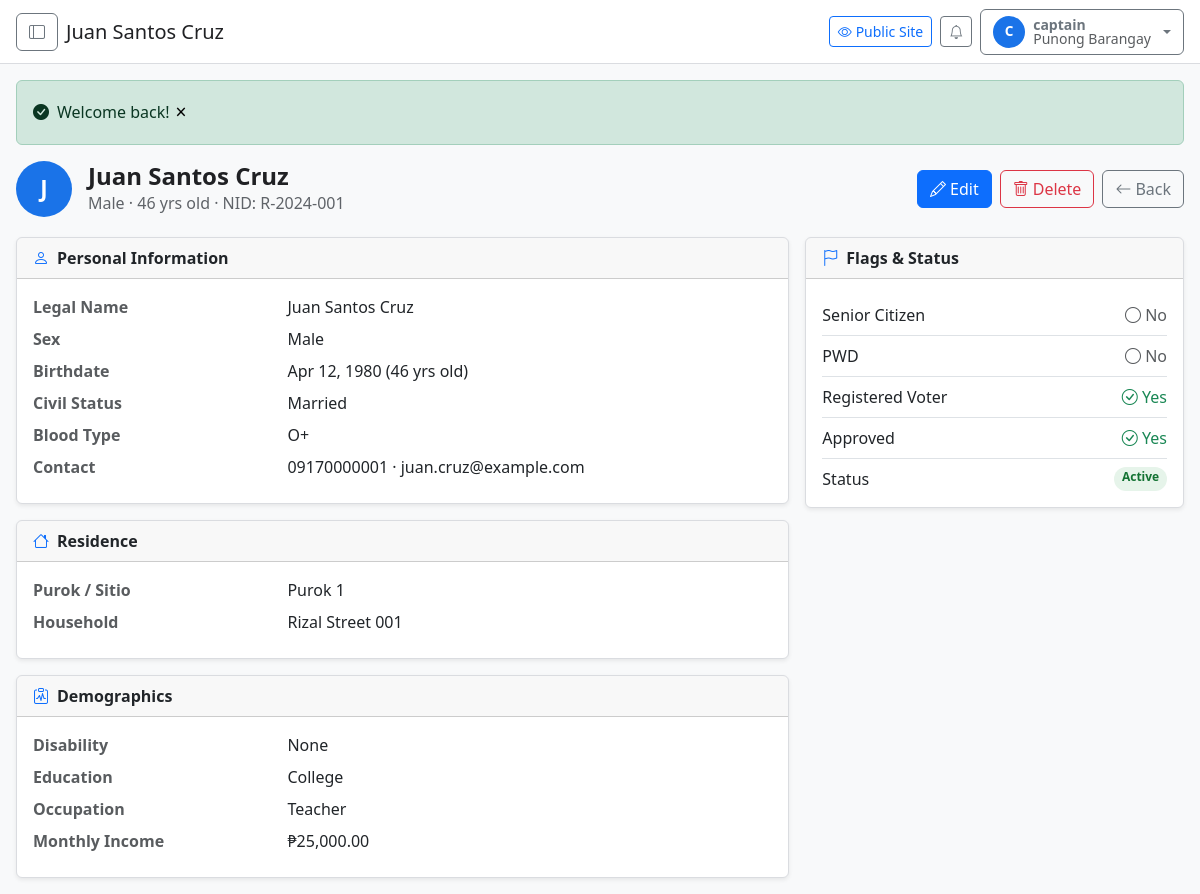
The app's page /admin/residents/1 (signed in) with its own data.
### tables this page shows
CREATE TABLE `users` (
  `id` INT UNSIGNED NOT NULL AUTO_INCREMENT,
  `username` VARCHAR(50) NOT NULL,
  `email` VARCHAR(150) NOT NULL,
  `password_hash` VARCHAR(255) NOT NULL,
  `first_name` VARCHAR(100) NULL DEFAULT NULL,
  `last_name` VARCHAR(100) NULL DEFAULT NULL,
  `role` ENUM('captain','kagawad','secretary','treasurer','bhw','tanod','census','sk_chair','resident') NOT NULL DEFAULT 'resident',
  `status` ENUM('active','inactive','suspended') NOT NULL DEFAULT 'active',
  `email_verified_at` TIMESTAMP NULL DEFAULT NULL,
  `last_login_at` TIMESTAMP NULL DEFAULT NULL,
  `remember_token` VARCHAR(100) NULL DEFAULT NULL,
  `created_at` TIMESTAMP NOT NULL DEFAULT CURRENT_TIMESTAMP,
  `updated_at` TIMESTAMP NOT NULL DEFAULT CURRENT_TIMESTAMP ON UPDATE CURRENT_TIMESTAMP,
  `deleted_at` TIMESTAMP NULL DEFAULT NULL,
  PRIMARY KEY (`id`),
  UNIQUE KEY `uk_users_username` (`username`),
  UNIQUE KEY `uk_users_email` (`email`),
  INDEX `idx_users_role` (`role`),
  INDEX `idx_users_status` (`status`)
);

CREATE TABLE `residents` (
  `id` INT UNSIGNED NOT NULL AUTO_INCREMENT,
  `household_id` INT UNSIGNED NULL,
  `purok_id` INT UNSIGNED NULL,
  `national_id` VARCHAR(30) NULL,
  `first_name` VARCHAR(100) NOT NULL,
  `middle_name` VARCHAR(100) NULL,
  `last_name` VARCHAR(100) NOT NULL,
  `suffix` VARCHAR(10) NULL,
  `sex` ENUM('male','female') NOT NULL,
  `birthdate` DATE NOT NULL,
  `civil_status` ENUM('single','married','widowed','separated','divorced') NOT NULL DEFAULT 'single',
  `blood_type` VARCHAR(5) NULL,
  `disability_type` ENUM('none','visual','hearing','motor','speech','intellectual','psychosocial','multiple') NOT NULL DEFAULT 'none',
  `is_pwd` TINYINT(1) NOT NULL DEFAULT 0,
  `is_senior` TINYINT(1) NOT NULL DEFAULT 0,
  `is_voter` TINYINT(1) NOT NULL DEFAULT 0,
  `educational_attainment` ENUM('none','elementary','high_school','vocational','college','post_graduate') NULL,
  `occupation` VARCHAR(100) NULL,
  `monthly_income` DECIMAL(12,2) NULL,
  `phone` VARCHAR(20) NULL,
  `email` VARCHAR(150) NULL,
  `photo` VARCHAR(255) NULL,
  `status` ENUM('active','deceased','moved_out','inactive') NOT NULL DEFAULT 'active',
  `is_approved` TINYINT(1) NOT NULL DEFAULT 0,
  `created_at` TIMESTAMP NOT NULL DEFAULT CURRENT_TIMESTAMP,
  `updated_at` TIMESTAMP NOT NULL DEFAULT CURRENT_TIMESTAMP ON UPDATE CURRENT_TIMESTAMP,
  `deleted_at` TIMESTAMP NULL DEFAULT NULL,
  PRIMARY KEY (`id`),
  INDEX `idx_residents_household_id` (`household_id`),
  INDEX `idx_residents_purok_id` (`purok_id`),
  INDEX `idx_residents_last_name` (`last_name`),
  INDEX `idx_residents_first_name` (`first_name`),
  INDEX `idx_residents_status` (`status`),
  INDEX `idx_residents_sex` (`sex`),
  INDEX `idx_residents_birthdate` (`birthdate`),
  INDEX `idx_residents_civil_status` (`civil_status`),
  INDEX `idx_residents_is_voter` (`is_voter`),
  INDEX `idx_residents_is_pwd` (`is_pwd`),
  INDEX `idx_residents_is_senior` (`is_senior`),
  INDEX `idx_residents_national_id` (`national_id`),
  CONSTRAINT `fk_residents_household` FOREIGN KEY (`household_id`) REFERENCES `households` (`id`) ON DELETE SET NULL,
  CONSTRAINT `fk_residents_purok` FOREIGN KEY (`purok_id`) REFERENCES `puroks` (`id`) ON DELETE SET NULL
);

CREATE TABLE `puroks` (
  `id` INT UNSIGNED NOT NULL AUTO_INCREMENT,
  `barangay_id` INT UNSIGNED NOT NULL,
  `name` VARCHAR(100) NOT NULL,
  `code` VARCHAR(20) NULL,
  `type` ENUM('purok','sitio','zone') NOT NULL DEFAULT 'purok',
  `classification` ENUM('urban','rural') NOT NULL DEFAULT 'urban',
  `created_at` TIMESTAMP NOT NULL DEFAULT CURRENT_TIMESTAMP,
  `updated_at` TIMESTAMP NOT NULL DEFAULT CURRENT_TIMESTAMP ON UPDATE CURRENT_TIMESTAMP,
  `deleted_at` TIMESTAMP NULL DEFAULT NULL,
  PRIMARY KEY (`id`),
  INDEX `idx_puroks_barangay_id` (`barangay_id`),
  CONSTRAINT `fk_puroks_barangay` FOREIGN KEY (`barangay_id`) REFERENCES `barangays` (`id`) ON DELETE CASCADE
);

CREATE TABLE `households` (
  `id` INT UNSIGNED NOT NULL AUTO_INCREMENT,
  `barangay_id` INT UNSIGNED NOT NULL,
  `purok_id` INT UNSIGNED NULL,
  `house_number` VARCHAR(20) NULL,
  `street` VARCHAR(200) NULL,
  `gps_latitude` DECIMAL(8,4) NULL,
  `gps_longitude` DECIMAL(8,4) NULL,
  `classification` ENUM('residential','commercial','industrial','mixed') NOT NULL DEFAULT 'residential',
  `status` ENUM('active','vacant','demolished') NOT NULL DEFAULT 'active',
  `created_at` TIMESTAMP NOT NULL DEFAULT CURRENT_TIMESTAMP,
  `updated_at` TIMESTAMP NOT NULL DEFAULT CURRENT_TIMESTAMP ON UPDATE CURRENT_TIMESTAMP,
  `deleted_at` TIMESTAMP NULL DEFAULT NULL,
  PRIMARY KEY (`id`),
  INDEX `idx_households_barangay_id` (`barangay_id`),
  INDEX `idx_households_purok_id` (`purok_id`),
  INDEX `idx_households_status` (`status`),
  CONSTRAINT `fk_households_barangay` FOREIGN KEY (`barangay_id`) REFERENCES `barangays` (`id`) ON DELETE CASCADE,
  CONSTRAINT `fk_households_purok` FOREIGN KEY (`purok_id`) REFERENCES `puroks` (`id`) ON DELETE SET NULL
);

### views/admin/residents/show.php (the view, shortened to what the rows shown need)
<?php
$age = $resident['birthdate'] ? date_diff(date_create($resident['birthdate']), date_create('today'))->y : null;
$displayName = trim(($resident['first_name'] ?? '') . ' ' . ($resident['middle_name'] ?? '') . ' ' . $resident['last_name'] . ($resident['suffix'] ? ' ' . $resident['suffix'] : ''));
?>
<div class="page-header d-flex flex-wrap justify-content-between align-items-center gap-2">
    <div class="d-flex align-items-center gap-3">
        <div class="avatar rounded-circle d-flex align-items-center justify-content-center" style="width:56px;height:56px;font-size:1.4rem;background:var(--primary);color:#fff;"><?= e(strtoupper(mb_substr($resident['first_name'] ?? 'R', 0, 1))) ?></div>
        <div>
            <h1 class="page-title mb-0"><?= e($displayName) ?></h1>
            <p class="page-subtitle mb-0">
                <span class="text-capitalize"><?= e($resident['sex']) ?></span>
                <?php if ($age !== null): ?> · <?= $age ?> yrs old<?php endif; ?>
                · <?= e(ucwords($resident['national_id'] ? 'NID: ' . $resident['national_id'] : 'No National ID')) ?>
            </p>
        </div>
    </div>
    <div class="d-flex gap-2">
        <a href="<?= admin_url('residents/' . $resident['id'] . '/edit') ?>" class="btn btn-primary"><i class="bi bi-pencil me-1"></i>Edit</a>
        <form method="POST" action="<?= admin_url('residents/' . $resident['id'] . '/delete') ?>" class="d-inline" onsubmit="return confirm('Delete this resident?');">
            <button type="submit" class="btn btn-outline-danger"><i class="bi bi-trash me-1"></i>Delete</button>
        </form>
        <a href="<?= admin_url('residents') ?>" class="btn btn-outline-secondary"><i class="bi bi-arrow-left me-1"></i>Back</a>
    </div>
</div>
<?php
$stBadge = match ($resident['status']) {
    'active' => 'badge-green',
    'inactive', 'moved_out' => 'badge-yellow',
    'deceased' => 'badge-gray',
    default => 'badge-gray',
};
?>
<div class="row g-3">
    <div class="col-lg-8">
        <div class="card shadow-sm mb-3">
            <div class="card-header d-flex align-items-center"><i class="bi bi-person me-2 text-primary"></i>Personal Information</div>
            <div class="card-body">
                <dl class="row mb-0">
                    <dt class="col-sm-4 text-muted">Legal Name</dt>
                    <dd class="col-sm-8"><?= e($displayName) ?></dd>
                    <dt class="col-sm-4 text-muted">Sex</dt>
                    <dd class="col-sm-8 text-capitalize"><?= e($resident['sex']) ?></dd>
                    <dt class="col-sm-4 text-muted">Birthdate</dt>
                    <dd class="col-sm-8"><?= e(format_date($resident['birthdate'])) ?> (<?= $age !== null ? $age . ' yrs old' : '—' ?>)</dd>
                    <dt class="col-sm-4 text-muted">Civil Status</dt>
                    <dd class="col-sm-8 text-capitalize"><?= e($resident['civil_status'] ?? '—') ?></dd>
                    <dt class="col-sm-4 text-muted">Blood Type</dt>
                    <dd class="col-sm-8"><?= e($resident['blood_type'] ?? '—') ?></dd>
                    <dt class="col-sm-4 text-muted">Contact</dt>
                    <dd class="col-sm-8"><?= e($resident['phone'] ?? '—') ?><?= $resident['email'] ? ' · ' . e($resident['email']) : '' ?></dd>
                </dl>
            </div>
        </div>
        <div class="card shadow-sm mb-3">
            <div class="card-header d-flex align-items-center"><i class="bi bi-house me-2 text-primary"></i>Residence</div>
            <div class="card-body">
                <dl class="row mb-0">
                    <dt class="col-sm-4 text-muted">Purok / Sitio</dt>
                    <dd class="col-sm-8"><?= e($purok['name'] ?? '—') ?></dd>
                    <dt class="col-sm-4 text-muted">Household</dt>
                    <dd class="col-sm-8">
                        <?php if ($household): ?>
                            <?= e(trim(($household['street'] ?? '') . ' ' . ($household['house_number'] ?? ''))) ?: ('Household #' . $household['id']) ?>
                        <?php else: ?>—<?php endif; ?>
                    </dd>
                </dl>
            </div>
        </div>
        <div class="card shadow-sm">
            <div class="card-header d-flex align-items-center"><i class="bi bi-clipboard-pulse me-2 text-primary"></i>Demographics</div>
            <div class="card-body">
                <dl class="row mb-0">
                    <dt class="col-sm-4 text-muted">Disability</dt>
                    <dd class="col-sm-8 text-capitalize"><?= e($resident['disability_type'] && $resident['disability_type'] !== 'none' ? $resident['diagnosis'] ?? $resident['disability_type'] : 'None') ?></dd>
                    <dt class="col-sm-4 text-muted">Education</dt>
                    <dd class="col-sm-8 text-capitalize"><?= e(ucwords(str_replace('_', ' ', $resident['educational_attainment'] ?? 'none'))) ?></dd>
                    <dt class="col-sm-4 text-muted">Occupation</dt>
                    <dd class="col-sm-8"><?= e($resident['occupation'] ?? '—') ?></dd>
                    <dt class="col-sm-4 text-muted">Monthly Income</dt>
                    <dd class="col-sm-8"><?= $resident['monthly_income'] !== null ? format_currency($resident['monthly_income']) : '—' ?></dd>
                </dl>
            </div>
        </div>
    </div>
    <div class="col-lg-4">
        <div class="card shadow-sm">
            <div class="card-header d-flex align-items-center"><i class="bi bi-flag me-2 text-primary"></i>Flags & Status</div>
            <div class="card-body">
                <ul class="list-unstyled mb-0">
                    <li class="d-flex justify-content-between py-2 border-bottom">
                        <span>Senior Citizen</span>
                        <span class="<?= $resident['is_senior'] ? 'text-success' : 'text-muted' ?>"><?= $resident['is_senior'] ? '<i class="bi bi-check-circle"></i> Yes' : '<i class="bi bi-circle"></i> No' ?></span>
                    </li>
                    <li class="d-flex justify-content-between py-2 border-bottom">
                        <span>PWD</span>
                        <span class="<?= $resident['is_pwd'] ? 'text-success' : 'text-muted' ?>"><?= $resident['is_pwd'] ? '<i class="bi bi-check-circle"></i> Yes' : '<i class="bi bi-circle"></i> No' ?></span>
                    </li>
                    <li class="d-flex justify-content-between py-2 border-bottom">
                        <span>Registered Voter</span>
                        <span class="<?= $resident['is_voter'] ? 'text-success' : 'text-muted' ?>"><?= $resident['is_voter'] ? '<i class="bi bi-check-circle"></i> Yes' : '<i class="bi bi-circle"></i> No' ?></span>
                    </li>
                    <li class="d-flex justify-content-between py-2 border-bottom">
                        <span>Approved</span>
                        <span class="<?= $resident['is_approved'] ? 'text-success' : 'text-muted' ?>"><?= $resident['is_approved'] ? '<i class="bi bi-check-circle"></i> Yes' : '<i class="bi bi-circle"></i> No' ?></span>
                    </li>
                    <li class="d-flex justify-content-between pt-2">
                        <span>Status</span>
                        <span class="badge rounded-pill <?= $stBadge ?>"><?= ucwords(str_replace('_', ' ', $resident['status'])) ?></span>
                    </li>
                </ul>
            </div>
        </div>
    </div>
</div>

### views/admin/layouts/main.php (shortened to what the rows shown need)
<?php
$adminUser = \Auth::user();
$userModel = new \Models\User();
?>
<!DOCTYPE html>
<html lang="en" data-theme="light" data-font-scale="100">
<head>
    <link href="https://cdn.jsdelivr.net/npm/bootstrap@5.3.3/dist/css/bootstrap.min.css" rel="stylesheet">
    <link href="https://cdn.jsdelivr.net/npm/bootstrap-icons@1.11.3/font/bootstrap-icons.min.css" rel="stylesheet">
    <link rel="stylesheet" href="<?= asset('css/main.css') ?>">
    <link rel="stylesheet" href="<?= asset('css/admin.css') ?>">
    <link rel="stylesheet" href="<?= asset('css/accessibility.css') ?>" id="accessibility-css">
</head>
<body>
<div class="wrapper d-flex">
    <div class="content flex-grow-1 d-flex flex-column">
        <header class="admin-topbar d-flex align-items-center justify-content-between px-3 py-2">
            <div class="d-flex align-items-center gap-2">
                <button class="btn btn-outline-secondary d-none d-lg-inline-flex" data-bs-toggle="offcanvas" data-bs-target="#adminSidebar" aria-label="Toggle menu"><i class="bi bi-layout-sidebar"></i></button>
                <strong class="h5 mb-0"><?= e($title ?? 'Dashboard') ?></strong>
            </div>
            <div class="d-flex align-items-center gap-2">
                <a href="<?= url('') ?>" class="btn btn-outline-primary btn-sm"><i class="bi bi-eye me-1"></i>Public Site</a>
                <a href="<?= admin_url('notifications') ?>" class="btn btn-outline-secondary btn-sm position-relative" aria-label="Notifications"><i class="bi bi-bell"></i></a>
                <div class="dropdown">
                    <button class="btn btn-outline-secondary dropdown-toggle d-flex align-items-center gap-2" type="button"
                            data-bs-toggle="dropdown" aria-expanded="false">
                        <span class="avatar rounded-circle d-flex align-items-center justify-content-center"><?= e(strtoupper(mb_substr($adminUser['username'] ?? 'U', 0, 1))) ?></span>
                        <span class="d-none d-md-flex flex-column lh-1 text-start">
                            <span class="small fw-semibold"><?= e($adminUser['username'] ?? 'Admin') ?></span>
                            <span class="small text-muted"><?= e($userModel->getRoleName($adminUser['role'])) ?></span>
                        </span>
                    </button>
                </div>
            </div>
        </header>
        <main class="admin-content flex-grow-1 p-3">
            <?php if ($success = flash('success')): ?>
                <div class="alert alert-success d-flex align-items-center" role="alert"><i class="bi bi-check-circle-fill me-2"></i><div><?= e($success) ?></div></div>
            <?php endif; ?>
            <?= $content ?>
        </main>
    </div>
</div>
</body>
</html>

### records on screen
users: username "C", username "captain", role "Punong Barangay"
residents: first_name "J", displayName "Juan Santos Cruz", sex "Male", birthdate "46", national "NID: R-2024-001", birthdate "Apr 12, 1980", civil_status "Married", blood_type "O+", phone "09170000001", email "juan.cruz@example.com", disability_type "None", educational_attainment "College", occupation "Teacher", monthly_income "₱25,000.00", status "Active"
puroks: name "Purok 1"
households: street+house_number "Rizal Street 001"

### other values on screen
$title "Juan Santos Cruz"
$success "Welcome back!"
